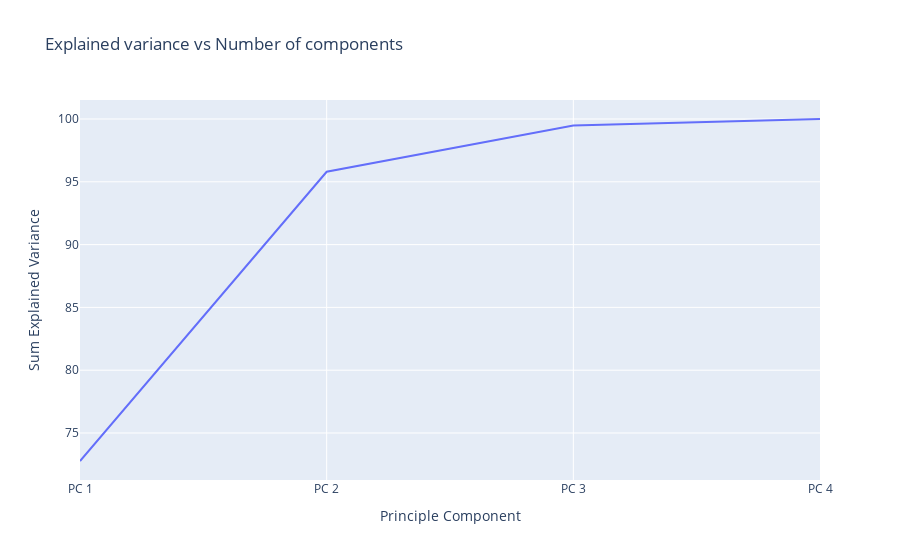

The notebook cell saved with this chart:
### Code cell
#%matplotlib inline
import plotly.express as px

fig = px.line(
    y = sum_explained_variance,
    x = ['PC 1','PC 2', 'PC 3', 'PC 4'],
    title='Explained variance vs Number of components',
    labels=dict(x="Principle Component", y="Sum Explained Variance")
)
fig.show()

### Figure 1 — Plotly figure (JSON) as saved in the notebook; plotly's stock layout.template omitted (floating-point values rounded to 4 significant figures)
{"data": [{"hovertemplate": "Principle Component=%{x}<br>Sum Explained Variance=%{y}<extra></extra>", "legendgroup": "", "line": {"color": "#636efa", "dash": "solid"}, "marker": {"symbol": "circle"}, "mode": "lines", "name": "", "orientation": "v", "showlegend": false, "type": "scatter", "x": ["PC 1", "PC 2", "PC 3", "PC 4"], "xaxis": "x", "y": [72.77, 95.8, 99.48, 100], "yaxis": "y"}], "layout": {"legend": {"tracegroupgap": 0}, "title": {"text": "Explained variance vs Number of components"}, "xaxis": {"anchor": "y", "domain": [0, 1], "title": {"text": "Principle Component"}}, "yaxis": {"anchor": "x", "domain": [0, 1], "title": {"text": "Sum Explained Variance"}}}}
